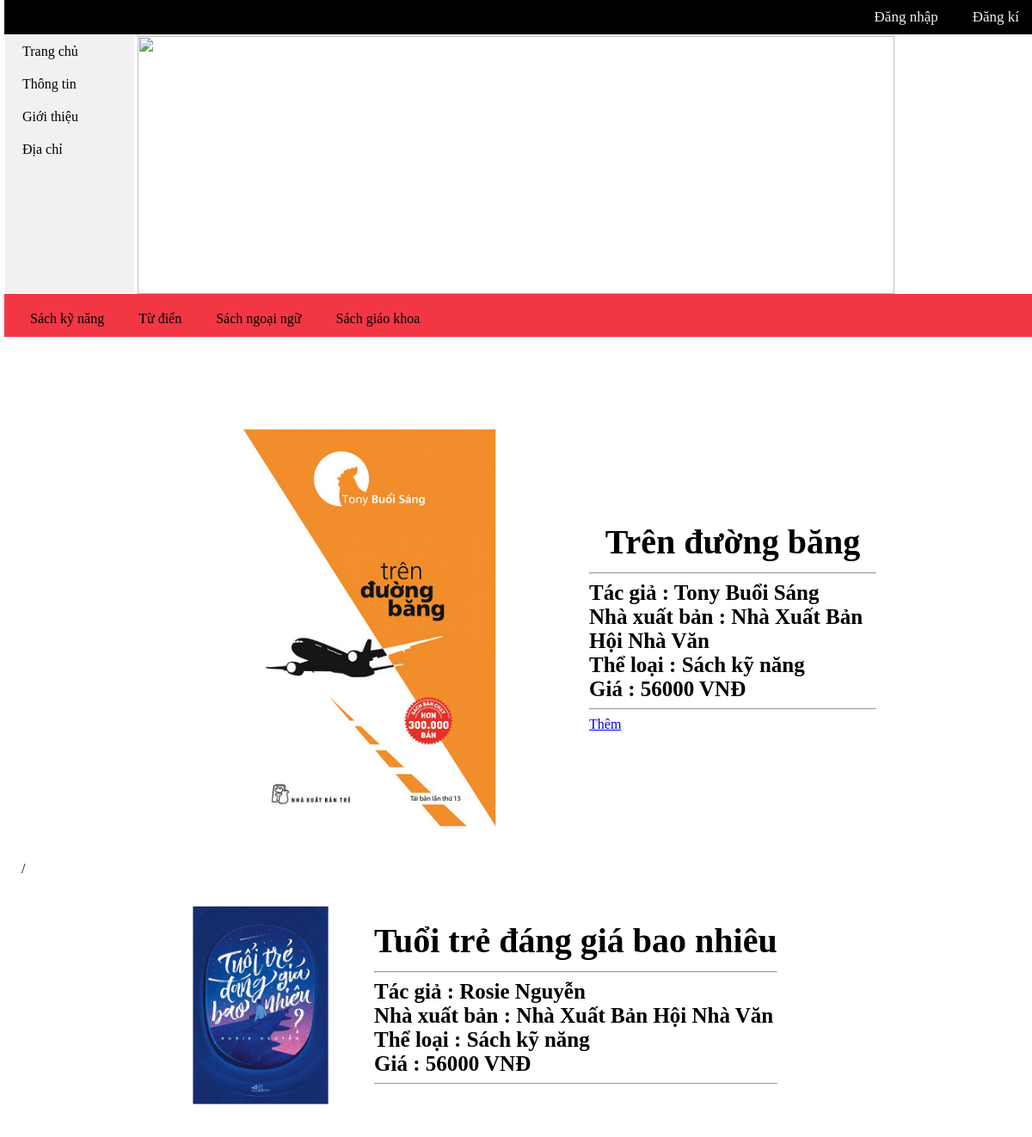
/sach.php?id=S1&tl=TL1, run on the app's committed database.
### tables this page shows
CREATE TABLE IF NOT EXISTS `theloai` (
  `id_theloai` varchar(30) NOT NULL,
  `tentheloai` varchar(50) NOT NULL,
  PRIMARY KEY (`id_theloai`)
);

CREATE TABLE IF NOT EXISTS `books` (
  `id` varchar(30) NOT NULL,
  `tensach` varchar(100) NOT NULL,
  `tacgia` varchar(100) NOT NULL,
  `nxb` varchar(30) NOT NULL,
  `gia` float NOT NULL,
  `theloai` varchar(30) NOT NULL,
  `hinhanh` varchar(200) NOT NULL,
  PRIMARY KEY (`id`),
  KEY `fk_tacgia` (`tacgia`),
  KEY `nxb` (`nxb`) USING BTREE,
  KEY `theloai` (`theloai`) USING BTREE
);

CREATE TABLE IF NOT EXISTS `tacgia` (
  `id_tacgia` varchar(30) NOT NULL,
  `tenTG` varchar(50) NOT NULL,
  `sdt` varchar(15) NOT NULL,
  PRIMARY KEY (`id_tacgia`)
);

CREATE TABLE IF NOT EXISTS `nxb` (
  `id_nxb` varchar(30) NOT NULL,
  `tenNXB` varchar(50) NOT NULL,
  `diachi` varchar(50) NOT NULL,
  `sdt` varchar(15) NOT NULL,
  PRIMARY KEY (`id_nxb`)
);

### sach.php (the view, shortened to what this page needs)
<html>
<head>
<link rel="stylesheet" href="css/styles.css">
</head>
<body onload="newjv()">
<?php
	 include("admin/include/include.php");
?>
<div class="topmn">
<?php
if(isset($_SESSION['username']))
{
	echo "<a href='admin/index.php'>".$_SESSION['username']."</a>";
	echo "<a href='logout.php'>Thoát</a>";
	echo "<a href='cart.php'>Giỏ hàng</a>";
}
else
{
	echo "<a href='dangky.html'>Đăng kí</a>";
	echo "<a href='dangnhap.html'>Đăng nhập</a>";
}
?>
</div>
	<div class ="leftmn">
		<ul>
		<li><a href="http://localhost/sach">Trang chủ</a></li>
		<li><a href="http://localhost/sach">Thông tin</a></li>
		<li><a href="http://localhost/sach">Giới thiệu</a></li>
		<li><a href="http://localhost/sach">Địa chỉ</a></li>
		</ul>
	</div>
	<div class="bgimg">
		<img class="imgs" src="admin\img\books\book3.jpg" style ="width:100%; height:300px"></img>
	</div>
<div class="mainmnb">
		<ul class="ulmainmnb">
		<?php
		$menu = "select * from theloai";
		mysqli_query($mysqli,"SET character_set_results=utf8");
		$r = $mysqli->query($menu);
		if($r->num_rows >0)
			while($row = $r->fetch_assoc())
			{
				$itl = $row['id_theloai'];
				echo "<li>";
				echo "<a href ='menu.php?id=$itl'>".$row['tentheloai']."</a>";
				echo "</li>";
			}
	else echo "0 results";
		?>
		</ul>
</div>
<div class="content">
<br><br><br>
<?php
	$id = $_GET['id'];
	$sql = "select books.id,tensach,tacgia.tenTG,nxb.tenNXB,gia,theloai.tentheloai,hinhanh from books,tacgia,theloai,nxb where id = '$id' and books.tacgia = tacgia.id_tacgia and books.theloai = theloai.id_theloai and books.nxb = nxb.id_nxb";
	mysqli_query($mysqli,"SET character_set_results=utf8");
	$result = $mysqli->query($sql);
	echo "<table style='padding : 20px 150px'><tr>";
	if($result->num_rows >0)
		while($row = $result->fetch_assoc())
			{
				echo "<td>";
				echo "<a href =''><img src='admin/".$row['hinhanh']."' width='500px' height='500px'></a>";
				echo "</td><td><table><tr><tH><strong style='font-size: 40px;'>".$row['tensach']."</strong></th></tr><tr><td><hr><strong style='font-size: 25px;'>Tác giả : ".$row['tenTG']."<br>Nhà xuất bản : ".$row['tenNXB']."<br>Thể loại : ".$row['tentheloai']."<br>Giá : ".$row['gia']." VNĐ</strong><br><hr><a href='acart.php?id=$id'>Thêm</a></td></tr></table></td>";
			}
	echo "</tr></table>";
	echo "<table style='padding : 20px 150px'><tr>";
	$c=0;
	$sql1 = "select books.id,tensach,tacgia.tenTG,nxb.tenNXB,gia,theloai.tentheloai,hinhanh from books,tacgia,theloai,nxb where id != '$id' and books.tacgia = tacgia.id_tacgia and books.theloai = theloai.id_theloai and books.nxb = nxb.id_nxb and theloai = '".$_GET['tl']."'";
	mysqli_query($mysqli,"SET character_set_results=utf8");
	$result1 = $mysqli->query($sql1);
	if($result1->num_rows >0)
	{
		echo "<tr>";
		while($row = $result1->fetch_assoc())
			{
				if($c <2)
				{
				echo "<td>";
				echo "<a href ='sach.php?id=".$row['id']."&tl=".$_GET['tl']."'><img src='admin/".$row['hinhanh']."' width='250px' height='250px'></a>";
				echo "</td><td><table><tr><tH><strong style='font-size: 40px;'>".$row['tensach']."</strong></th></tr><tr><td><hr><strong style='font-size: 25px;'>Tác giả : ".$row['tenTG']."<br>Nhà xuất bản : ".$row['tenNXB']."<br>Thể loại : ".$row['tentheloai']."<br>Giá : ".$row['gia']." VNĐ</strong><br><hr></td></tr></table></td>";
				echo "/<td>";
				$c++;
				}
			}
	}
	echo "</tr></table>";
?>
</div>
</body>
</html>

### css/styles.css (style rules this page uses)
.topmn { background-color: #000; position: fixed; top: 0; width: 100%; float:left; }
.topmn a { float: right; display: block; color: #f2f2f2; text-align: center; padding: 10px 20px; text-decoration: none; font-size: 17px; }
body { margin: 5; }
ul { list-style-type: none; margin: 0; padding: 0; width: 150; background-color: #f1f1f1; overflow: auto; height: 300px; float:left; }
li a { display: block; color: #000; padding: 10px 20px; text-decoration: none; }
.leftmn { margin-top:40px; padding:1px 1px; }
.bgimg { padding : 0px 155px; }
.ulmainmnb { background-color: #f23644; width: 100%; height: 30px; text-align: center; display: flex; flex-flow: row wrap; padding: 10px 10px; }
.content { float:left; padding : 10px 20px; }

### data on the page
theloai: tentheloai "Sách kỹ năng"
theloai: tentheloai "Từ điển"
theloai: tentheloai "Sách ngoại ngữ"
theloai: tentheloai "Sách giáo khoa"
books: hinhanh (picture), tensach "Trên đường băng", tacgia.tenTG "Tony Buổi Sáng", nxb.tenNXB "Nhà Xuất Bản Hội Nhà Văn", theloai.tentheloai "Sách kỹ năng", gia "56000"
books: hinhanh (picture), tensach "Tuổi trẻ đáng giá bao nhiêu", tacgia.tenTG "Rosie Nguyễn", nxb.tenNXB "Nhà Xuất Bản Hội Nhà Văn", theloai.tentheloai "Sách kỹ năng", gia "56000"
